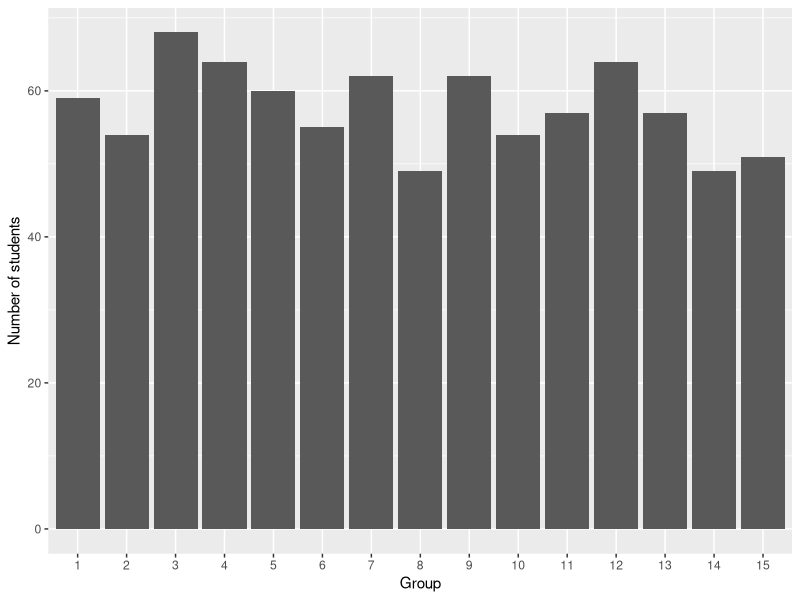
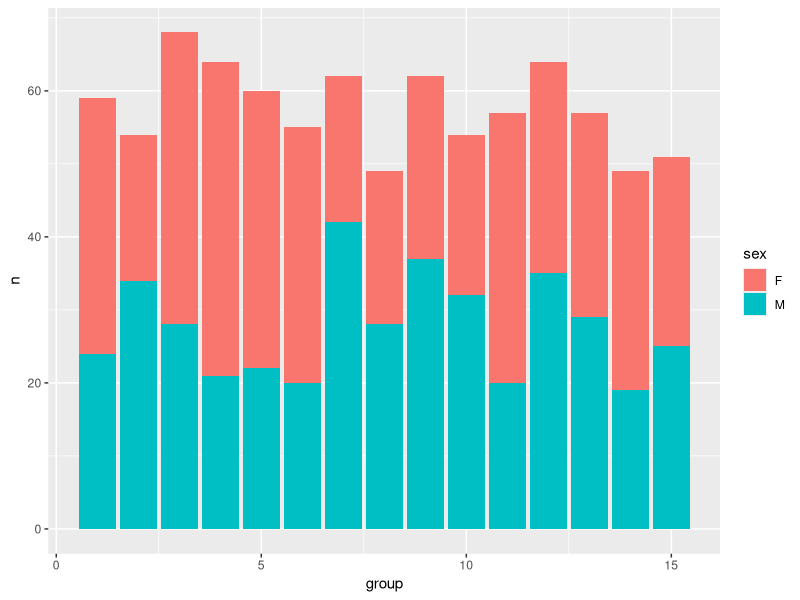
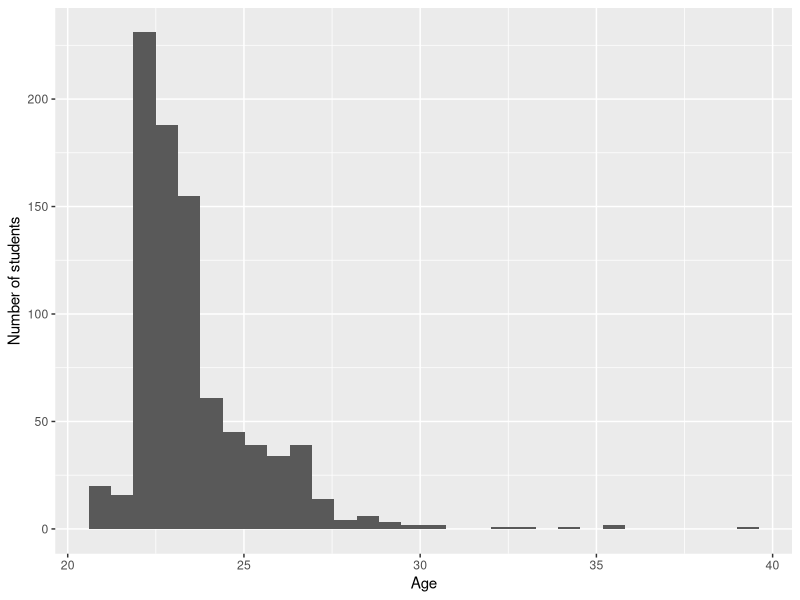
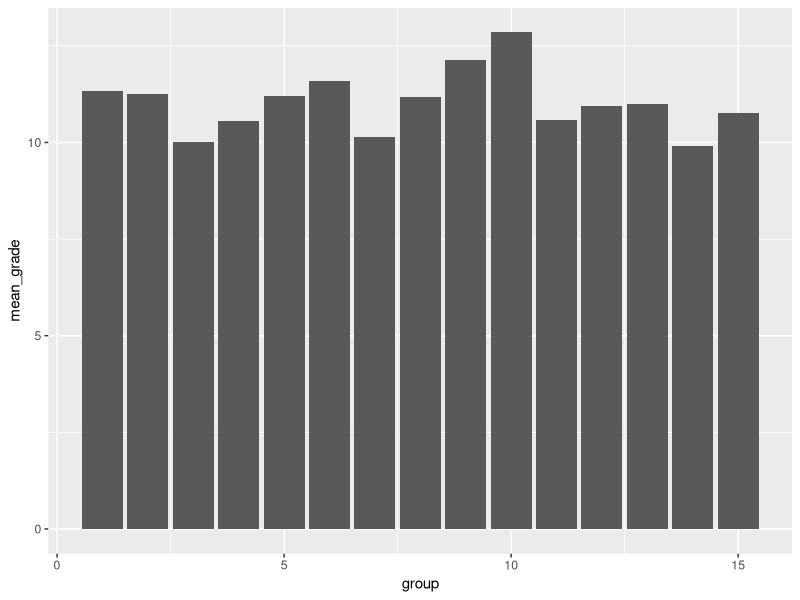

Write the R code that produced these figures, in order.
## ---- chunk 1
library(readr)
library(here)
courses <- read_csv(here("courses.csv"), show_col_types = FALSE)
## ---- chunk 2
library(dplyr)
library(knitr)

courses |> 
  rename(
    course_name = course,
    identifier = course_id,
    number_of_exams = nb_grades
  ) |> 
  arrange(course_name) |> 
  kable()
## ---- chunk 3

students <- read_csv(here("students.csv"),show_col_types = FALSE) |>
  mutate(
    birth_date = as.Date(birth_date),
    sex = factor(sex)
  )

birth_date_class <- class(students$birth_date)
sex_class <- class(students$sex)

students |>
  slice_head(n = 5) |>
  kable()
## ---- chunk 4
library(readr)

grades <- read_delim(
  "grades.csv",
  delim = "|",
  na = "$",
  show_col_types = FALSE
)


## ---- chunk 5
library(dplyr)
library(ggplot2)

students |>
  count(group, name = "nb_students") |>
  ggplot(aes(x = factor(group), y = nb_students)) +
  geom_col() +
  labs(x = "Group", y = "Number of students")
## ---- chunk 6

students |>
  count(group, sex) |>
  ggplot(aes(x = group, y = n, fill = sex)) +
  geom_col()
## ---- chunk 7
library(lubridate)

students |>
  mutate(age = time_length(today() - birth_date, unit = "year")) |>
  ggplot(aes(x = age)) +
  labs(x = "Age", y = "Number of students") +
  geom_histogram()
## ---- chunk 8
median_age <- students |>
  mutate(age = time_length(today() - birth_date, unit = "year")) |>
  group_by(group) |>
  summarise(median_age = round(median(age)))

median_age |>
  kable()
## ---- chunk 9
oldest <- students |>
  mutate(age = round(time_length(today() - birth_date, unit = "year"))) |>
  group_by(group) |>
  filter(age == max(age)) |>
  ungroup() |>
  arrange(desc(age)) |>
  select(id, group, sex, age)

oldest |>
  kable()
## ---- chunk 10
library(dplyr)
library(tidyr)

nb_grades <- grades |>
  drop_na(grade) |>
  nrow()
## ---- chunk 11
cna_id <- courses |>
  filter(course == "Celestial Navigation and Astronomy") |>
  pull(course_id)

avg_cna <- students |>
  inner_join(grades, by = "id") |>
  filter(course_id == cna_id) |>
  group_by(group) |>
  summarise(mean_grade = mean(grade, na.rm = TRUE))

avg_cna |>
  ggplot(aes(x = group, y = mean_grade)) +
  geom_col()
